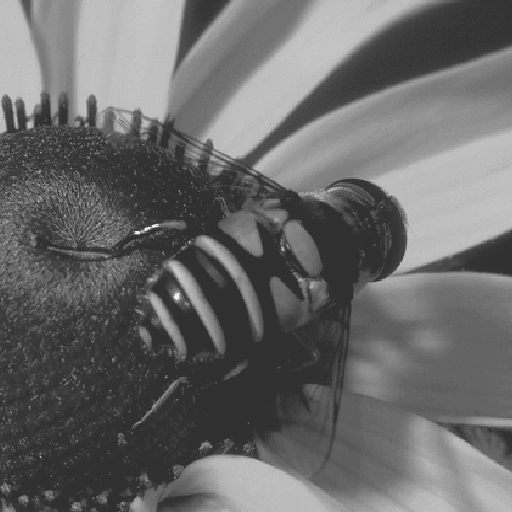
%> input picture gray images/39.gif, 512 x 512 px
$ octave untitles.m   (GNU Octave 9; MATLAB toolbox functions it lacks are replaced by stand-ins)
%> lines starting %> are read from the running program, lines starting %| are printed output that depends on the picture
%Histogram
clc
clear all
close all

I=imread('C:\Users\mitra\Desktop\gray images\39.gif');
%> I is the input picture: size 512x512 uint8; min 42, max 238, mean 105.4
imshow(I)
title('Original Image','FontSize',18);

x=imhist(I);
%> x = 256 values, max 30247 at index 49, min 0 at index 1, mean 1024
figure
plot(x)
title('Histogram of Original Image','FontSize',18)
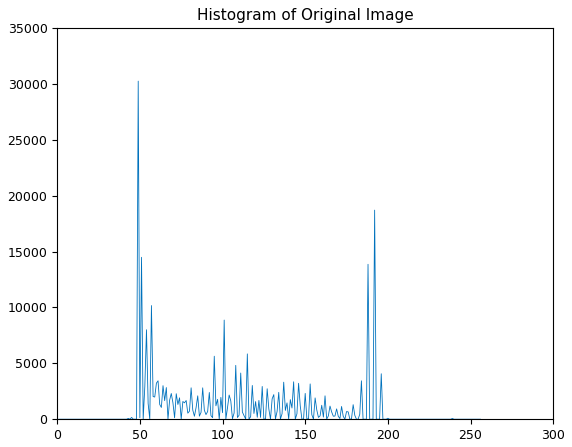
%> figure redrawn from the program's plot data; curve peaks at x = 49, y = 30247

J=histeq(I);
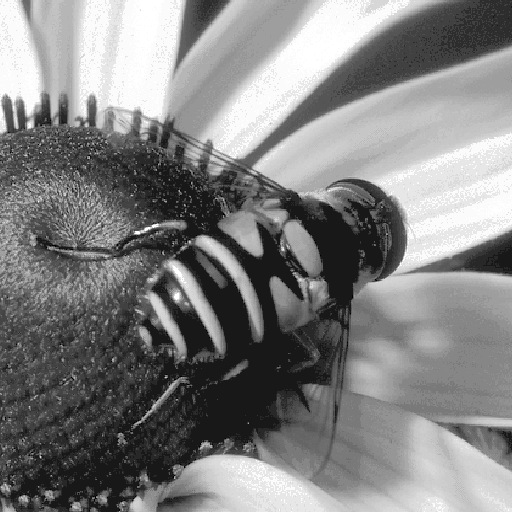
%> J: size 512x512 uint8; min 0, max 255, mean 129.6
figure
imshow(J)
title('Equalized Image','FontSize',18);

x1=imhist(J);
%> x1 = 256 values, max 30383 at index 25, min 0 at index 2, mean 1024
figure
plot(x1)
title('Histogram of Equalized Image','FontSize',18')
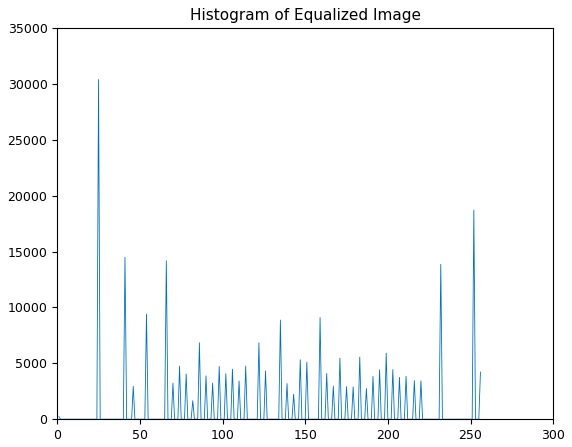
%> figure redrawn from the program's plot data; curve peaks at x = 25, y = 30383

x2=imadjust(I);
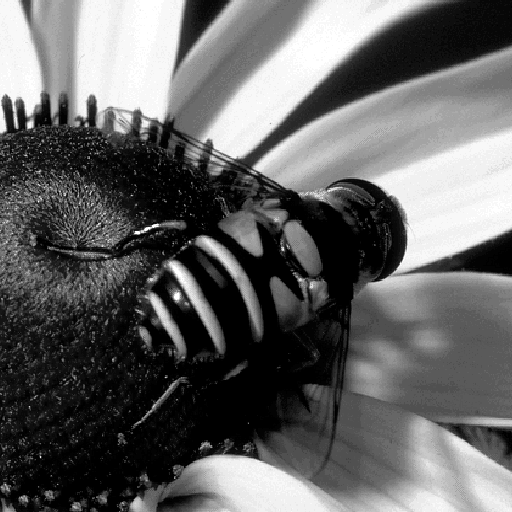
%> x2: size 512x512 uint8; min 0, max 255, mean 99.6
figure
imshow(x2)
title('Adjusted Image','FontSize',18)

en=imhist(x2);
%> en = 256 values, max 30482 at index 1, min 0 at index 2, mean 1024
figure
plot(en)
title('Histogram of Adjusted Image','FontSize',18)
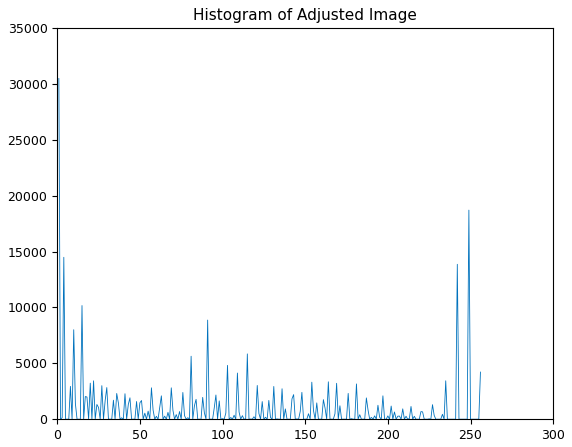
%> figure redrawn from the program's plot data; curve peaks at x = 1, y = 30482

%Histogram Creation using algorithm
[M N]=size(I);
%> M = 512; N = 512
h=zeros(1,256);
for i = 1:M
    for j = 1:N
        h(I(i,j))=h(I(i,j))+1;
    end
end
%> after the loop, h = 256 values, max 30247 at index 48, min 0 at index 1, mean 1024

figure
plot(x)
title('Histogram using Function','FontSize',18)
%> figure, not shown here; curve peaks at x = 49, y = 30247
figure
plot(h)
title('Histogram using Algorithm','FontSize',18)
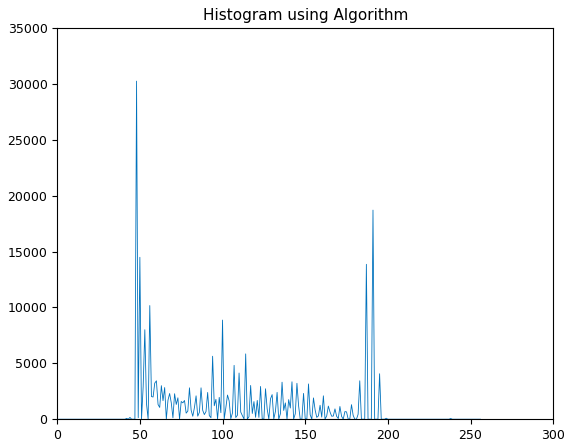
%> figure redrawn from the program's plot data; curve peaks at x = 48, y = 30247

%Histogram Equalization using Algorithm
[M N]=size(I);
Frequency=zeros(1,256);
for i = 1:M
    for j = 1:N
        Frequency(I(i,j))=Frequency(I(i,j))+1;
    end
end
%> after the loop, Frequency has the same summary as h

PDF=Frequency/(M*N);
%> PDF = 256 values, max 0.115 at index 48, min 0 at index 1, mean 0.00391

CDF=zeros(1,256);
CDF(1)=PDF(1);

for i=2:256
    CDF(i)=CDF(i-1)+PDF(i);
end
%> after the loop, CDF = 256 values from 0 to 1
CDF=round(255*CDF);
%> CDF = 256 values from 0 to 255

Equalized_Image=zeros(M);
for i=1:M
    for j=1:N
        T=(I(i,j)+1);
        Equalized_Image(i,j)=CDF(T);
    end
end
Equalized_Image=uint8(Equalized_Image);
%> Equalized_Image: size 512x512 uint8
Eq=imhist(Equalized_Image);
%> Eq = 256 values, max 30247 at index 31, min 0 at index 2, mean 1024

figure
imshow(J)
title('Image after Histogram Equalization Using Function','FontSize',18)
figure
imshow(Equalized_Image)
title('Image after Histogram Equalization Using Algorithm','FontSize',18)

figure
plot(x1)
title('Histogram Equalization Using Function','FontSize',18)
%> figure, not shown here; curve peaks at x = 25, y = 30383
figure
plot(Eq)
title('Histogram Equalization Using Algorithm','FontSize',18)
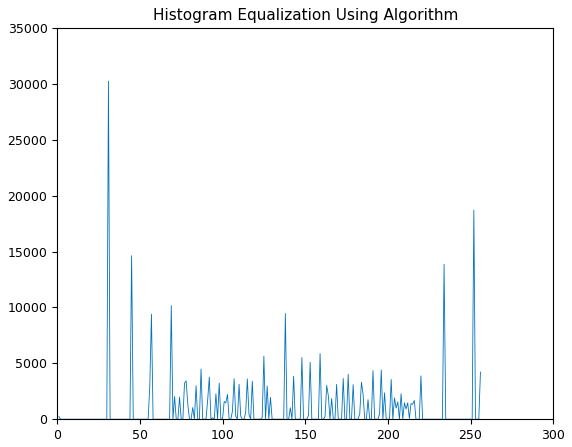
%> figure redrawn from the program's plot data; curve peaks at x = 31, y = 30247
